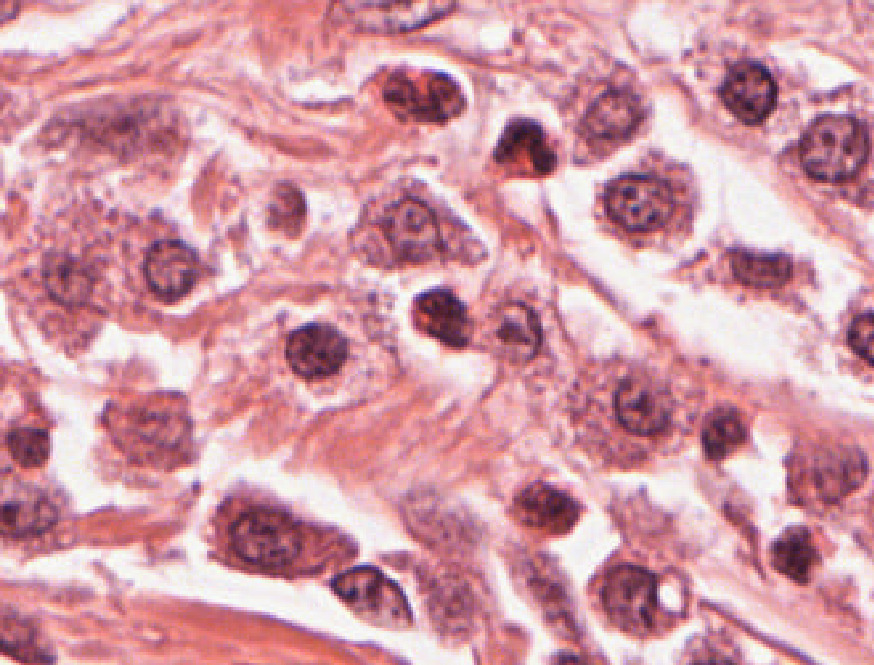
#> input picture data/t7.jpg, 874 x 665 px
$ python -i preprocesado.py   (imports and definitions only)
#> lines starting #> are read from the running program, lines starting #| are printed output that depends on the picture
# src/preprocesado.py

import numpy as np
from skimage import filters, morphology
from skimage.segmentation import clear_border
from src import config

def preprocess_image(image):
    gray_image = np.array(image.convert("L"))
    smoothed = filters.gaussian(gray_image, sigma=config.GAUSSIAN_SIGMA)
    binary = smoothed < config.THRESHOLD_VALUE
    cleaned = morphology.remove_small_objects(binary, min_size=config.MIN_REGION_SIZE)
    cleaned = morphology.remove_small_holes(cleaned, area_threshold=config.HOLE_AREA_THRESHOLD)
    cleaned = clear_border(cleaned)
    return cleaned

>>> import cv2
>>> picture = cv2.imread('../data/t7.jpg', cv2.IMREAD_GRAYSCALE)
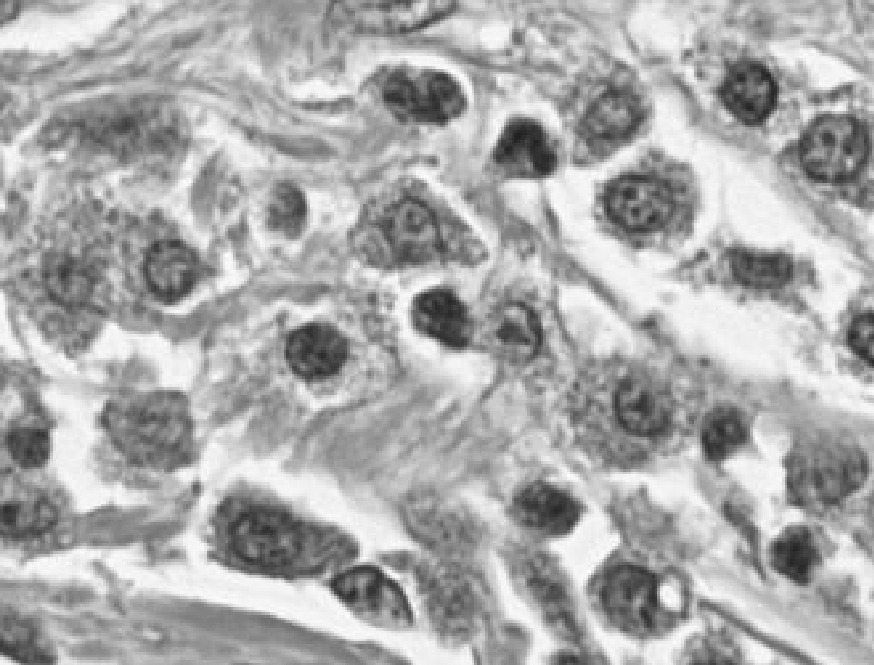
#> picture: shape (665, 874); min 30, max 255, mean 170.9
#> (the run stopped early here; a loop or call above may not have finished)
